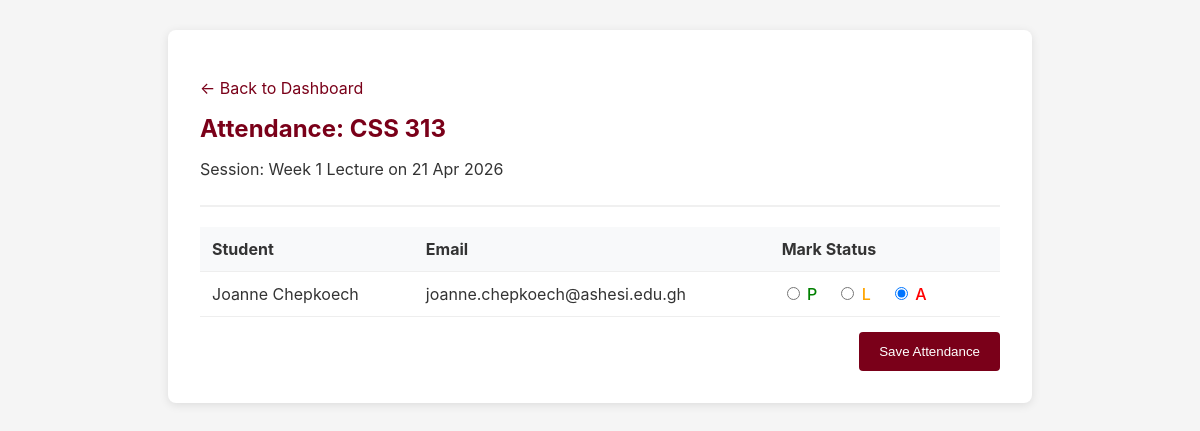
The app's page /manage_attendance.php?session_id=1 (signed in) with its own data.
### tables this page shows
CREATE TABLE `sessions` (
  `id` int(11) NOT NULL,
  `course_id` int(11) NOT NULL,
  `session_title` varchar(100) NOT NULL,
  `attendance_code` varchar(10) NOT NULL,
  `session_date` date NOT NULL,
  `start_time` time NOT NULL,
  `end_time` time DEFAULT NULL
);

CREATE TABLE `courses` (
  `id` int(11) NOT NULL,
  `course_code` varchar(20) NOT NULL,
  `course_name` varchar(100) NOT NULL,
  `fi_id` int(11) NOT NULL
);

CREATE TABLE `attendance` (
  `session_id` int(11) NOT NULL,
  `user_id` int(11) NOT NULL,
  `status` enum('P','A','L') NOT NULL,
  `ip_address` varchar(45) DEFAULT NULL,
  `attended_at` datetime DEFAULT current_timestamp()
);

CREATE TABLE `users` (
  `id` int(11) NOT NULL,
  `name` varchar(100) NOT NULL,
  `email` varchar(100) NOT NULL,
  `password` varchar(255) NOT NULL,
  `role` enum('fi','student','other') NOT NULL
);

### manage_attendance.php (the view, shortened to what this page needs)
<?php
$conn = connectDB();
$current_fi_id = $_SESSION['user_id'];
$target_session_id = (int)$_GET['session_id'];
try {
    $info_sql = "
        SELECT s.session_title, s.session_date, s.start_time, c.id AS course_id, c.course_code
        FROM sessions s JOIN courses c ON s.course_id = c.id
        WHERE s.id = ? AND c.fi_id = ?
    ";
    $info_stmt = $conn->prepare($info_sql);
    $info_stmt->bind_param("ii", $target_session_id, $current_fi_id);
    $info_stmt->execute();
    $session_data = $info_stmt->get_result()->fetch_assoc();
    $course_id_of_session = $session_data['course_id'];
    $stud_sql = "
        SELECT
            u.id AS s_id, u.name AS s_name, u.email AS s_email,
            a.status AS saved_status -- This will be NULL if not marked yet
        FROM course_enrollments ce
        JOIN users u ON ce.student_id = u.id
        LEFT JOIN attendance a ON u.id = a.user_id AND a.session_id = ?
        WHERE ce.course_id = ?
        ORDER BY u.name ASC
    ";
    $stud_stmt = $conn->prepare($stud_sql);
    $stud_stmt->bind_param("ii", $target_session_id, $course_id_of_session);
    $stud_stmt->execute();
    $stud_result = $stud_stmt->get_result();
    $enrolled_students = [];
    while ($row = $stud_result->fetch_assoc()) {
        $enrolled_students[] = $row;
    }
} catch (Exception $e) {
    $page_error = "Error: " . $e->getMessage();
} finally {
    if (isset($conn) && $conn instanceof mysqli) { $conn->close(); }
}
?>
<!DOCTYPE html>
<html lang="en">
<head>
    <link rel="stylesheet" href="style.css">
</head>
<body style="background-color: #f5f5f5;">
<div class="att-box">
    <p><a href="fi-dashboard.php" style="color: #7A0019; text-decoration: none;">← Back to Dashboard</a></p>
    <div class="info-header">
        <h2>Attendance: <?php echo htmlspecialchars($session_data['course_code']); ?></h2>
        <p>Session: <?php echo htmlspecialchars($session_data['session_title']); ?> on <?php echo date('d M Y', strtotime($session_data['session_date'])); ?></p>
    </div>
    <?php if (empty($enrolled_students)): ?>
        <p>No students are enrolled in this course yet. Students must request to join the course first.</p>
    <?php else: ?>
        <form method="POST" action="">
            <table class="att-table">
                <thead>
                    <tr><th>Student</th><th>Email</th><th>Mark Status</th></tr>
                </thead>
                <tbody>
                    <?php foreach ($enrolled_students as $stud): ?>
                        <?php $db_status = $stud['saved_status']; ?>
                        <tr>
                            <td><?php echo htmlspecialchars($stud['s_name']); ?></td>
                            <td><?php echo htmlspecialchars($stud['s_email']); ?></td>
                            <td>
                                <label class="radio-opt radio-p">
                                    <input type="radio" name="attendance_list[<?php echo $stud['s_id']; ?>]" value="P" <?php echo ($db_status === 'P') ? 'checked' : ''; ?> required> P
                                </label>
                                <label class="radio-opt radio-l">
                                    <input type="radio" name="attendance_list[<?php echo $stud['s_id']; ?>]" value="L" <?php echo ($db_status === 'L') ? 'checked' : ''; ?>> L
                                </label>
                                <label class="radio-opt radio-a">
                                    <input type="radio" name="attendance_list[<?php echo $stud['s_id']; ?>]" value="A" <?php echo ($db_status === 'A') ? 'checked' : ''; ?>> A
                                </label>
                            </td>
                        </tr>
                    <?php endforeach; ?>
                </tbody>
            </table>
            <button type="submit" class="save-btn">Save Attendance</button>
        </form>
    <?php endif; ?>
</div>
</body>
</html>

### style.css (style rules this page uses)
body { font-family: 'Inter', sans-serif; margin: 0; padding: 0; background-color: #f5f5f5; color: #333; }

### manage_attendance.php (style rules this page uses)
.att-box { max-width: 800px; margin: 30px auto; background: white; padding: 2rem; border-radius: 8px; box-shadow: 0 2px 10px rgba(0,0,0,0.1); }
.info-header { border-bottom: 2px solid #f0f0f0; margin-bottom: 20px; padding-bottom: 10px; }
.info-header h2 { color: #7A0019; margin: 0; }
.att-table { width: 100%; border-collapse: collapse; }
.att-table th, .att-table td { padding: 12px; border-bottom: 1px solid #eee; text-align: left; }
.att-table th { background: #f8f9fa; }
.radio-opt { margin-right: 15px; cursor: pointer; font-weight: 500; }
.radio-p { color: green; }
.radio-l { color: orange; }
.radio-a { color: red; }
.save-btn { background-color: #7A0019; color: white; border: none; padding: 12px 20px; border-radius: 4px; cursor: pointer; float: right; margin-top: 15px; }

### records on screen
sessions: course.course_code "CSS 313", session_title "Week 1 Lecture", session_date "21 Apr 2026"
attendance: user.name "Joanne Chepkoech", user.email "joanne.chepkoech@ashesi.edu.gh", status "☐ P", status "☐ L", status "☑ A"
